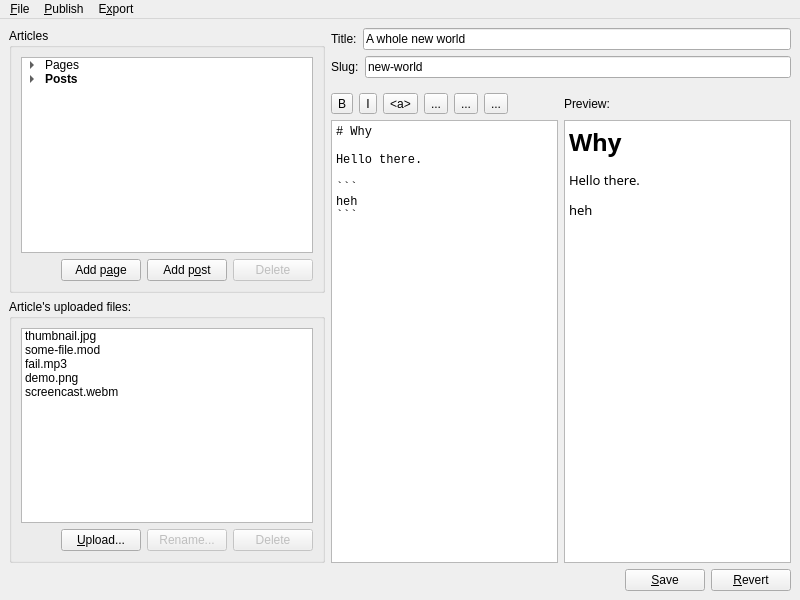
<?xml version="1.0" encoding="UTF-8"?>
<ui version="4.0">
 <class>MainWindow</class>
 <widget class="QMainWindow" name="MainWindow">
  <property name="geometry">
   <rect>
    <x>0</x>
    <y>0</y>
    <width>800</width>
    <height>600</height>
   </rect>
  </property>
  <property name="windowTitle">
   <string>MainWindow</string>
  </property>
  <property name="statusTip">
   <string/>
  </property>
  <widget class="QWidget" name="centralwidget">
   <layout class="QVBoxLayout" name="verticalLayout_2" stretch="0,0">
    <item>
     <layout class="QHBoxLayout" name="mainUI" stretch="0,1">
      <item>
       <layout class="QVBoxLayout" name="verticalLayout_3">
        <item>
         <widget class="QGroupBox" name="articlesGroupBox">
          <property name="title">
           <string>Articles</string>
          </property>
          <layout class="QVBoxLayout" name="verticalLayout_5">
           <item>
            <widget class="QTreeWidget" name="articlesTree">
             <property name="allColumnsShowFocus">
              <bool>false</bool>
             </property>
             <property name="headerHidden">
              <bool>true</bool>
             </property>
             <property name="columnCount">
              <number>1</number>
             </property>
             <column>
              <property name="text">
               <string notr="true">1</string>
              </property>
             </column>
             <item>
              <property name="text">
               <string>Pages</string>
              </property>
              <property name="icon">
               <iconset theme="folder">
                <normaloff>.</normaloff>.</iconset>
              </property>
              <item>
               <property name="text">
                <string>About</string>
               </property>
               <property name="icon">
                <iconset theme="unknown">
                 <normaloff>.</normaloff>.</iconset>
               </property>
              </item>
              <item>
               <property name="text">
                <string>Projects</string>
               </property>
               <property name="icon">
                <iconset theme="unknown">
                 <normaloff>.</normaloff>.</iconset>
               </property>
              </item>
             </item>
             <item>
              <property name="text">
               <string>Posts</string>
              </property>
              <property name="font">
               <font>
                <weight>75</weight>
                <bold>true</bold>
               </font>
              </property>
              <property name="icon">
               <iconset theme="folder">
                <normaloff>.</normaloff>.</iconset>
              </property>
              <item>
               <property name="text">
                <string>A whole new world</string>
               </property>
               <property name="font">
                <font>
                 <weight>75</weight>
                 <italic>false</italic>
                 <bold>true</bold>
                 <underline>false</underline>
                </font>
               </property>
               <property name="icon">
                <iconset theme="document-edit-sign">
                 <normaloff>.</normaloff>.</iconset>
               </property>
              </item>
              <item>
               <property name="text">
                <string>Blogging considered harmful</string>
               </property>
               <property name="font">
                <font>
                 <underline>false</underline>
                </font>
               </property>
               <property name="icon">
                <iconset theme="unknown">
                 <normaloff>.</normaloff>.</iconset>
               </property>
              </item>
              <item>
               <property name="text">
                <string>I don't even know what I'm doing anymore</string>
               </property>
               <property name="icon">
                <iconset theme="unknown">
                 <normaloff>.</normaloff>.</iconset>
               </property>
              </item>
              <item>
               <property name="text">
                <string>Hello people</string>
               </property>
               <property name="icon">
                <iconset theme="unknown">
                 <normaloff>.</normaloff>.</iconset>
               </property>
              </item>
             </item>
            </widget>
           </item>
           <item>
            <layout class="QHBoxLayout" name="articlesButtons">
             <item>
              <spacer name="horizontalSpacer_4">
               <property name="orientation">
                <enum>Qt::Horizontal</enum>
               </property>
               <property name="sizeHint" stdset="0">
                <size>
                 <width>40</width>
                 <height>20</height>
                </size>
               </property>
              </spacer>
             </item>
             <item>
              <widget class="QPushButton" name="pushButton_8">
               <property name="text">
                <string>Add p&amp;age</string>
               </property>
               <property name="icon">
                <iconset theme="document-new"/>
               </property>
              </widget>
             </item>
             <item>
              <widget class="QPushButton" name="pushButton_5">
               <property name="text">
                <string>Add p&amp;ost</string>
               </property>
               <property name="icon">
                <iconset theme="document-new"/>
               </property>
              </widget>
             </item>
             <item>
              <widget class="QPushButton" name="pushButton_4">
               <property name="enabled">
                <bool>false</bool>
               </property>
               <property name="text">
                <string>Delete</string>
               </property>
               <property name="icon">
                <iconset theme="delete"/>
               </property>
              </widget>
             </item>
            </layout>
           </item>
          </layout>
         </widget>
        </item>
        <item>
         <widget class="QGroupBox" name="filesGroupBox">
          <property name="enabled">
           <bool>true</bool>
          </property>
          <property name="title">
           <string>Article's uploaded files:</string>
          </property>
          <layout class="QVBoxLayout" name="verticalLayout_4">
           <item>
            <widget class="QListWidget" name="filesList">
             <property name="toolTip">
              <string/>
             </property>
             <item>
              <property name="text">
               <string>thumbnail.jpg</string>
              </property>
              <property name="toolTip">
               <string>Double-click to insert into article</string>
              </property>
              <property name="icon">
               <iconset theme="image-x-generic">
                <normaloff>.</normaloff>.</iconset>
              </property>
             </item>
             <item>
              <property name="text">
               <string>some-file.mod</string>
              </property>
              <property name="toolTip">
               <string>Double-click to insert into article</string>
              </property>
              <property name="icon">
               <iconset theme="unknown">
                <normaloff>.</normaloff>.</iconset>
              </property>
             </item>
             <item>
              <property name="text">
               <string>fail.mp3</string>
              </property>
              <property name="toolTip">
               <string>Double-click to insert into article</string>
              </property>
              <property name="icon">
               <iconset theme="audio-x-generic">
                <normaloff>.</normaloff>.</iconset>
              </property>
             </item>
             <item>
              <property name="text">
               <string>demo.png</string>
              </property>
              <property name="toolTip">
               <string>Double-click to insert into article</string>
              </property>
              <property name="icon">
               <iconset theme="image-x-generic">
                <normaloff>.</normaloff>.</iconset>
              </property>
             </item>
             <item>
              <property name="text">
               <string>screencast.webm</string>
              </property>
              <property name="toolTip">
               <string>Double-click to insert into article</string>
              </property>
              <property name="icon">
               <iconset theme="video-x-generic">
                <normaloff>.</normaloff>.</iconset>
              </property>
             </item>
            </widget>
           </item>
           <item>
            <layout class="QHBoxLayout" name="filesButtons">
             <item>
              <spacer name="horizontalSpacer_2">
               <property name="orientation">
                <enum>Qt::Horizontal</enum>
               </property>
               <property name="sizeHint" stdset="0">
                <size>
                 <width>40</width>
                 <height>20</height>
                </size>
               </property>
              </spacer>
             </item>
             <item>
              <widget class="QPushButton" name="pushButton_3">
               <property name="text">
                <string>&amp;Upload...</string>
               </property>
               <property name="icon">
                <iconset theme="document-new"/>
               </property>
              </widget>
             </item>
             <item>
              <widget class="QPushButton" name="pushButton_7">
               <property name="enabled">
                <bool>false</bool>
               </property>
               <property name="text">
                <string>Rename...</string>
               </property>
               <property name="icon">
                <iconset theme="edit-rename"/>
               </property>
              </widget>
             </item>
             <item>
              <widget class="QPushButton" name="pushButton_6">
               <property name="enabled">
                <bool>false</bool>
               </property>
               <property name="text">
                <string>Delete</string>
               </property>
               <property name="icon">
                <iconset theme="delete"/>
               </property>
              </widget>
             </item>
            </layout>
           </item>
          </layout>
         </widget>
        </item>
       </layout>
      </item>
      <item>
       <widget class="QFrame" name="editor">
        <property name="enabled">
         <bool>true</bool>
        </property>
        <property name="autoFillBackground">
         <bool>false</bool>
        </property>
        <layout class="QVBoxLayout" name="verticalLayout" stretch="0,0,0">
         <property name="leftMargin">
          <number>0</number>
         </property>
         <property name="topMargin">
          <number>0</number>
         </property>
         <property name="rightMargin">
          <number>0</number>
         </property>
         <property name="bottomMargin">
          <number>0</number>
         </property>
         <item>
          <layout class="QHBoxLayout" name="horizontalLayout_2" stretch="0,1">
           <item>
            <widget class="QLabel" name="label">
             <property name="text">
              <string>Title:</string>
             </property>
             <property name="buddy">
              <cstring>editor</cstring>
             </property>
            </widget>
           </item>
           <item>
            <widget class="QLineEdit" name="lineEdit">
             <property name="text">
              <string>A whole new world</string>
             </property>
            </widget>
           </item>
          </layout>
         </item>
         <item>
          <layout class="QHBoxLayout" name="horizontalLayout_3" stretch="0,0">
           <property name="bottomMargin">
            <number>9</number>
           </property>
           <item>
            <widget class="QLabel" name="label_2">
             <property name="toolTip">
              <string>Slug will be used in the page/post's URL.</string>
             </property>
             <property name="statusTip">
              <string/>
             </property>
             <property name="text">
              <string>Slug:</string>
             </property>
            </widget>
           </item>
           <item>
            <widget class="QLineEdit" name="lineEdit_2">
             <property name="text">
              <string>new-world</string>
             </property>
            </widget>
           </item>
          </layout>
         </item>
         <item>
          <layout class="QVBoxLayout" name="content" stretch="0">
           <item>
            <widget class="QWidget" name="widget" native="true">
             <layout class="QGridLayout" name="gridLayout">
              <property name="leftMargin">
               <number>0</number>
              </property>
              <property name="topMargin">
               <number>0</number>
              </property>
              <property name="rightMargin">
               <number>0</number>
              </property>
              <property name="bottomMargin">
               <number>0</number>
              </property>
              <item row="0" column="1">
               <widget class="QLabel" name="label_4">
                <property name="text">
                 <string>Preview:</string>
                </property>
               </widget>
              </item>
              <item row="2" column="0">
               <widget class="QPlainTextEdit" name="plainTextEdit">
                <property name="font">
                 <font>
                  <family>Monospace</family>
                 </font>
                </property>
                <property name="toolTip">
                 <string/>
                </property>
                <property name="statusTip">
                 <string/>
                </property>
                <property name="whatsThis">
                 <string>&lt;html&gt;&lt;head/&gt;&lt;body&gt;&lt;p&gt;Foobar.&lt;/p&gt;&lt;/body&gt;&lt;/html&gt;</string>
                </property>
                <property name="plainText">
                 <string># Why

Hello there.

```
heh
```
</string>
                </property>
               </widget>
              </item>
              <item row="2" column="1">
               <widget class="QTextBrowser" name="textBrowser_2">
                <property name="font">
                 <font>
                  <family>Sans Serif</family>
                 </font>
                </property>
                <property name="toolTip">
                 <string/>
                </property>
                <property name="statusTip">
                 <string/>
                </property>
                <property name="whatsThis">
                 <string>&lt;html&gt;&lt;head/&gt;&lt;body&gt;&lt;p&gt;Foobar.&lt;/p&gt;&lt;/body&gt;&lt;/html&gt;</string>
                </property>
                <property name="html">
                 <string>&lt;!DOCTYPE HTML PUBLIC &quot;-//W3C//DTD HTML 4.0//EN&quot; &quot;http://www.w3.org/TR/REC-html40/strict.dtd&quot;&gt;
&lt;html&gt;&lt;head&gt;&lt;meta name=&quot;qrichtext&quot; content=&quot;1&quot; /&gt;&lt;style type=&quot;text/css&quot;&gt;
p, li { white-space: pre-wrap; }
&lt;/style&gt;&lt;/head&gt;&lt;body style=&quot; font-family:'Sans Serif'; font-size:10pt; font-weight:400; font-style:normal;&quot;&gt;
&lt;h1 style=&quot; margin-top:18px; margin-bottom:12px; margin-left:0px; margin-right:0px; -qt-block-indent:0; text-indent:0px;&quot;&gt;&lt;span style=&quot; font-size:xx-large; font-weight:600;&quot;&gt;Why &lt;/span&gt;&lt;/h1&gt;
&lt;p style=&quot; margin-top:12px; margin-bottom:12px; margin-left:0px; margin-right:0px; -qt-block-indent:0; text-indent:0px;&quot;&gt;Hello there. &lt;/p&gt;
&lt;p style=&quot; margin-top:12px; margin-bottom:12px; margin-left:0px; margin-right:0px; -qt-block-indent:0; text-indent:0px;&quot;&gt;&lt;span style=&quot; font-family:'Hack';&quot;&gt;heh&lt;/span&gt;&lt;/p&gt;&lt;/body&gt;&lt;/html&gt;</string>
                </property>
               </widget>
              </item>
              <item row="0" column="0">
               <layout class="QHBoxLayout" name="horizontalLayout_8">
                <item>
                 <widget class="QToolButton" name="toolButton">
                  <property name="toolTip">
                   <string>Bold</string>
                  </property>
                  <property name="text">
                   <string>B</string>
                  </property>
                  <property name="icon">
                   <iconset theme="format-text-bold">
                    <normaloff>.</normaloff>.</iconset>
                  </property>
                 </widget>
                </item>
                <item>
                 <widget class="QToolButton" name="toolButton_3">
                  <property name="toolTip">
                   <string>Italic</string>
                  </property>
                  <property name="text">
                   <string>I</string>
                  </property>
                  <property name="icon">
                   <iconset theme="format-text-italic">
                    <normaloff>.</normaloff>.</iconset>
                  </property>
                 </widget>
                </item>
                <item>
                 <widget class="QToolButton" name="toolButton_2">
                  <property name="toolTip">
                   <string>Insert hyperlink</string>
                  </property>
                  <property name="text">
                   <string>&lt;a&gt;</string>
                  </property>
                  <property name="icon">
                   <iconset theme="link">
                    <normaloff>.</normaloff>.</iconset>
                  </property>
                 </widget>
                </item>
                <item>
                 <widget class="QToolButton" name="toolButton_4">
                  <property name="toolTip">
                   <string>Insert image</string>
                  </property>
                  <property name="text">
                   <string>...</string>
                  </property>
                  <property name="icon">
                   <iconset theme="image-x-generic">
                    <normaloff>.</normaloff>.</iconset>
                  </property>
                 </widget>
                </item>
                <item>
                 <widget class="QToolButton" name="toolButton_5">
                  <property name="toolTip">
                   <string>Insert video</string>
                  </property>
                  <property name="text">
                   <string>...</string>
                  </property>
                  <property name="icon">
                   <iconset theme="video-x-generic">
                    <normaloff>.</normaloff>.</iconset>
                  </property>
                 </widget>
                </item>
                <item>
                 <widget class="QToolButton" name="toolButton_6">
                  <property name="toolTip">
                   <string>Insert audio</string>
                  </property>
                  <property name="text">
                   <string>...</string>
                  </property>
                  <property name="icon">
                   <iconset theme="audio-x-generic">
                    <normaloff>.</normaloff>.</iconset>
                  </property>
                 </widget>
                </item>
                <item>
                 <spacer name="horizontalSpacer_3">
                  <property name="orientation">
                   <enum>Qt::Horizontal</enum>
                  </property>
                  <property name="sizeHint" stdset="0">
                   <size>
                    <width>40</width>
                    <height>20</height>
                   </size>
                  </property>
                 </spacer>
                </item>
               </layout>
              </item>
             </layout>
            </widget>
           </item>
          </layout>
         </item>
        </layout>
       </widget>
      </item>
     </layout>
    </item>
    <item>
     <layout class="QHBoxLayout" name="mainButtons">
      <item>
       <spacer name="horizontalSpacer">
        <property name="orientation">
         <enum>Qt::Horizontal</enum>
        </property>
        <property name="sizeHint" stdset="0">
         <size>
          <width>40</width>
          <height>20</height>
         </size>
        </property>
       </spacer>
      </item>
      <item>
       <widget class="QPushButton" name="pushButton">
        <property name="text">
         <string>&amp;Save</string>
        </property>
        <property name="icon">
         <iconset theme="document-save"/>
        </property>
       </widget>
      </item>
      <item>
       <widget class="QPushButton" name="pushButton_2">
        <property name="enabled">
         <bool>true</bool>
        </property>
        <property name="toolTip">
         <string>Revert all unsaved changes</string>
        </property>
        <property name="text">
         <string>&amp;Revert</string>
        </property>
        <property name="icon">
         <iconset theme="document-revert"/>
        </property>
       </widget>
      </item>
     </layout>
    </item>
   </layout>
  </widget>
  <widget class="QMenuBar" name="menubar">
   <property name="geometry">
    <rect>
     <x>0</x>
     <y>0</y>
     <width>800</width>
     <height>23</height>
    </rect>
   </property>
   <widget class="QMenu" name="menuFile">
    <property name="title">
     <string>&amp;File</string>
    </property>
    <addaction name="action_New"/>
    <addaction name="action_Open"/>
    <addaction name="separator"/>
    <addaction name="action_Save"/>
    <addaction name="actionSave_As"/>
    <addaction name="separator"/>
    <addaction name="action_Quit"/>
   </widget>
   <widget class="QMenu" name="menuDeploy">
    <property name="title">
     <string>&amp;Publish</string>
    </property>
    <addaction name="actionPublish_to_Neocities"/>
    <addaction name="actionGitHub_Pages"/>
    <addaction name="separator"/>
    <addaction name="actionManage"/>
   </widget>
   <widget class="QMenu" name="menuExport">
    <property name="title">
     <string>E&amp;xport</string>
    </property>
    <addaction name="action_www"/>
    <addaction name="actionC_imnhan_com"/>
    <addaction name="action_Users_Nhan_imnhan_com"/>
    <addaction name="separator"/>
    <addaction name="actionManage_2"/>
   </widget>
   <addaction name="menuFile"/>
   <addaction name="menuDeploy"/>
   <addaction name="menuExport"/>
  </widget>
  <action name="action_New">
   <property name="text">
    <string>&amp;New...</string>
   </property>
   <property name="toolTip">
    <string>Create new blog</string>
   </property>
   <property name="statusTip">
    <string/>
   </property>
  </action>
  <action name="action_Save">
   <property name="text">
    <string>&amp;Save</string>
   </property>
  </action>
  <action name="actionSave_As">
   <property name="text">
    <string>Save &amp;As...</string>
   </property>
  </action>
  <action name="action_Open">
   <property name="text">
    <string>&amp;Open...</string>
   </property>
  </action>
  <action name="action_Quit">
   <property name="text">
    <string>&amp;Quit</string>
   </property>
  </action>
  <action name="actionNew_Post">
   <property name="text">
    <string>Add P&amp;ost...</string>
   </property>
  </action>
  <action name="actionNew_Page">
   <property name="text">
    <string>Add P&amp;age...</string>
   </property>
  </action>
  <action name="actionPublish_to_Neocities">
   <property name="icon">
    <iconset theme="cloud-upload">
     <normaloff>.</normaloff>.</iconset>
   </property>
   <property name="text">
    <string>Neocities</string>
   </property>
  </action>
  <action name="actionGitHub_Pages">
   <property name="icon">
    <iconset theme="cloud-upload">
     <normaloff>.</normaloff>.</iconset>
   </property>
   <property name="text">
    <string>GitHub Pages</string>
   </property>
  </action>
  <action name="actionManage">
   <property name="text">
    <string>&amp;Manage...</string>
   </property>
  </action>
  <action name="action_www">
   <property name="icon">
    <iconset theme="document-export">
     <normaloff>.</normaloff>.</iconset>
   </property>
   <property name="text">
    <string>/var/www/hi.imnhan.com</string>
   </property>
  </action>
  <action name="actionC_imnhan_com">
   <property name="icon">
    <iconset theme="document-export">
     <normaloff>.</normaloff>.</iconset>
   </property>
   <property name="text">
    <string>C:\...\imnhan.com</string>
   </property>
  </action>
  <action name="action_Users_Nhan_imnhan_com">
   <property name="icon">
    <iconset theme="document-export">
     <normaloff>.</normaloff>.</iconset>
   </property>
   <property name="text">
    <string>/Users/Nhan/imnhan.com</string>
   </property>
  </action>
  <action name="actionManage_2">
   <property name="text">
    <string>&amp;Manage...</string>
   </property>
  </action>
 </widget>
 <resources/>
 <connections/>
</ui>
